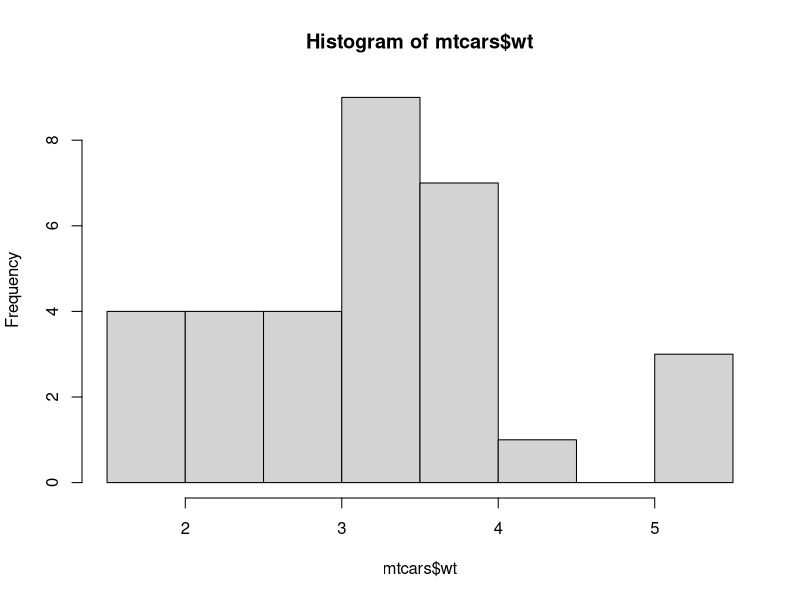
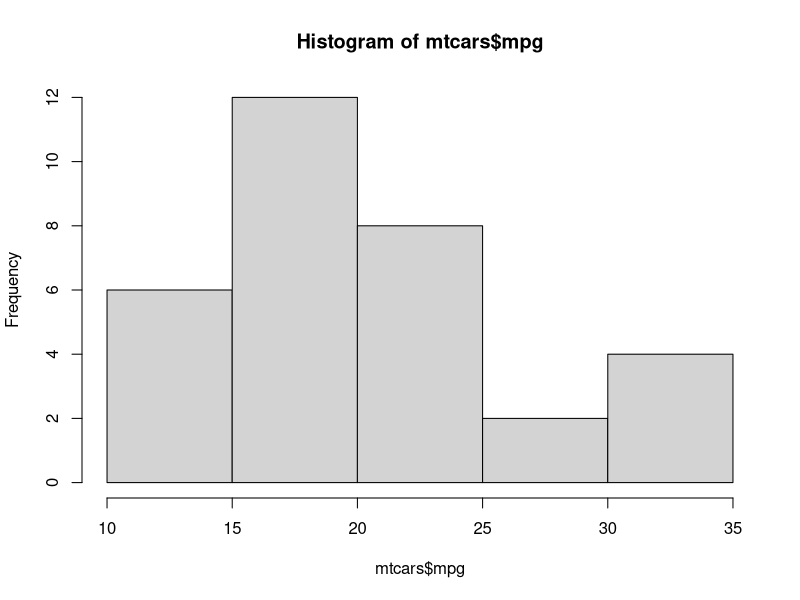
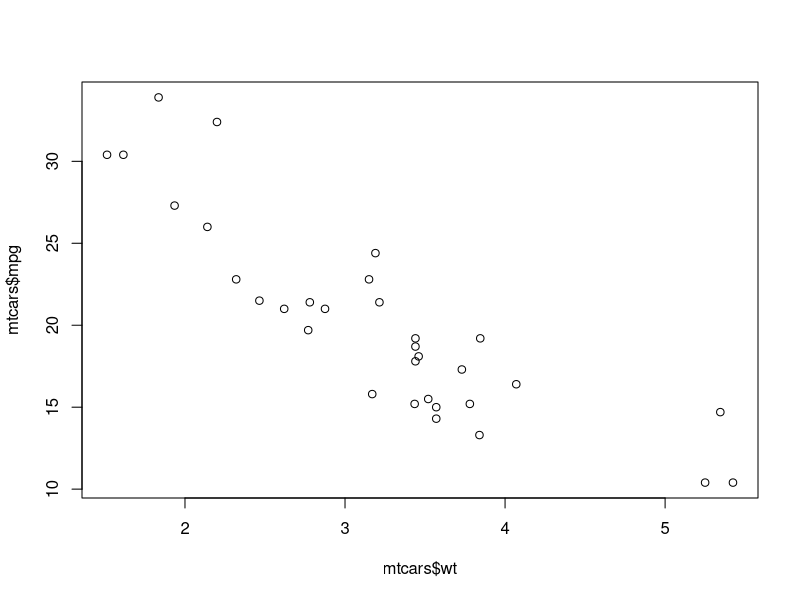
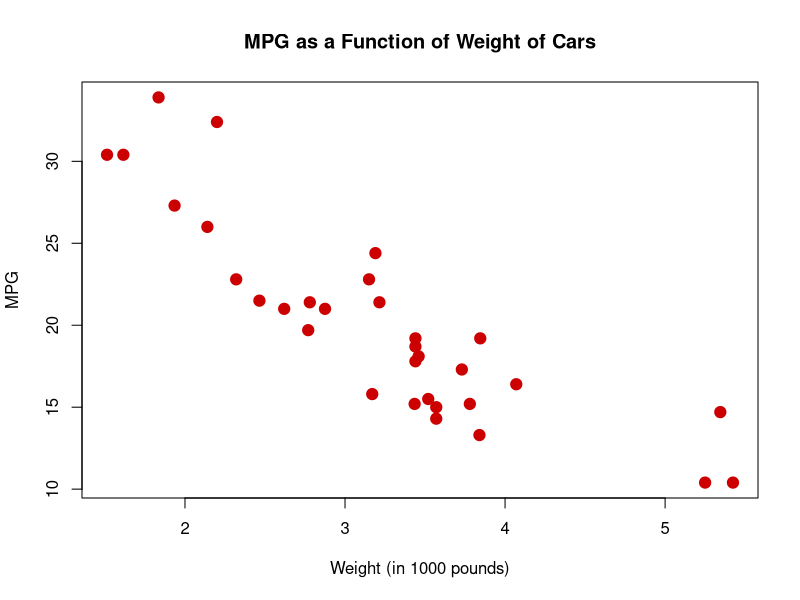

The R script that drew these images, in order:
# LOAD DATASETS PACKAGES ###################################

library(datasets)  # Load/unload base packages manually

# LOAD DATA ################################################

?mtcars
head(mtcars)

# PLOTS ####################################################

# Good to first check univariate distributions
hist(mtcars$wt)
hist(mtcars$mpg)

# Basic X-Y plot for two quantitative variables
plot(mtcars$wt, mtcars$mpg)

# Add some options
plot(mtcars$wt, mtcars$mpg,
  pch = 19,         # Solid circle
  cex = 1.5,        # Make 150% size
  col = "#cc0000",  # Red
  main = "MPG as a Function of Weight of Cars",
  xlab = "Weight (in 1000 pounds)",
  ylab = "MPG")

# CLEAN UP #################################################

# Clear packages
detach("package:datasets", unload = TRUE)  # For base

# Clear plots
dev.off()  # But only if there IS a plot

# Clear console
cat("\014")  # ctrl+L

# Clear mind :)
